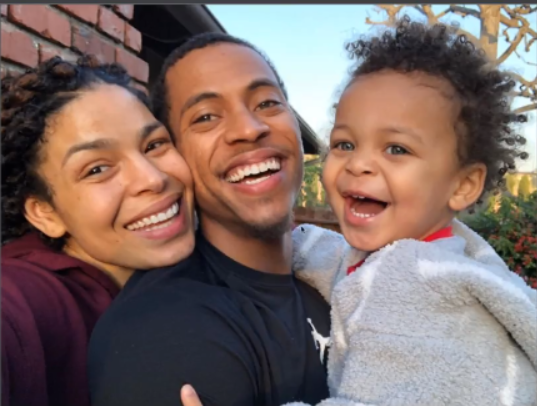
#> input picture images/people.png, 537 x 406 px
$ python face_detection_v2_param_tuning.py
#> lines starting #> are read from the running program, lines starting #| are printed output that depends on the picture; after the words box and inside, x2 and y2 are one past the last pixel; in counts of white or black regions, pixels touching at a corner belong together
# Parameter tuning

import cv2
import matplotlib.pyplot as pt

cascade_classifier = cv2.CascadeClassifier('data/haarcascade_frontalface_alt2.xml')

image = cv2.imread('images/people.png')
#> image is the input picture: shape (406, 537, 3); mean B, G, R 102.3, 107, 126.4
gray_image = cv2.cvtColor(image, cv2.COLOR_BGR2GRAY)
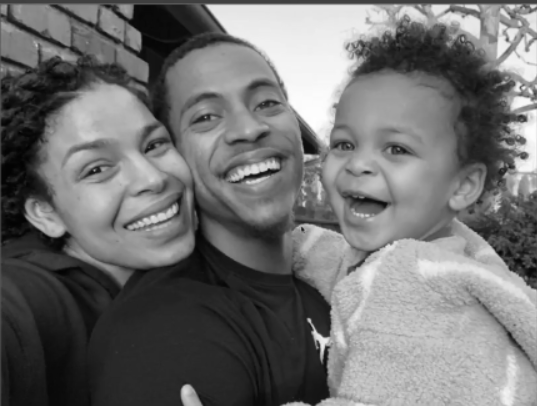
#> gray_image: shape (406, 537); min 2, max 254, mean 112.3

detect_face = cascade_classifier.detectMultiScale(gray_image,1.1, minNeighbors=3, minSize=(20, 20))
#> detect_face = [[299, 89, 142, 142], [155, 42, 168, 168]]

for (x,y,w,h) in detect_face:
    cv2.rectangle(image,(x,y),(x+w,y+h),(0,0,255),2)
#> this loop made 2 passes
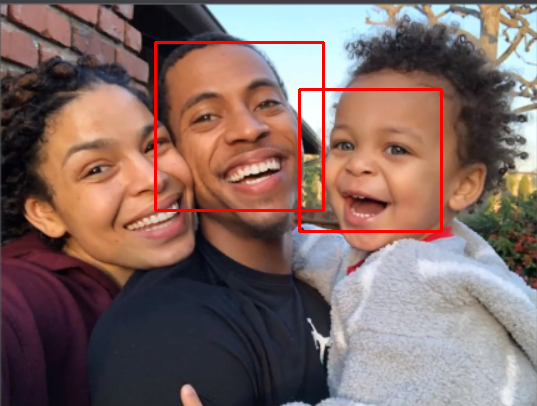
#> image: shape (406, 537, 3); 1.69% of pixels changed, all inside (x1, y1, x2, y2) = (154, 41, 443, 233)

pt.imshow(cv2.cvtColor(image, cv2.COLOR_BGR2RGB))
pt.show()

$ run again, with images/aman.jpeg saved as images/people.png
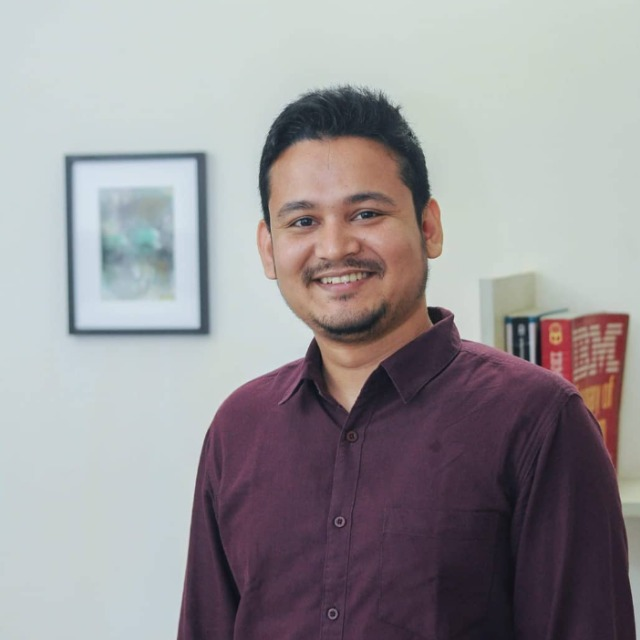
#> input picture images/aman.jpeg, 640 x 640 px
#> image is the input picture: shape (640, 640, 3); mean B, G, R 152.4, 149.4, 152.7
#> `gray_image = cv2.cvtColor(image, cv2.COLOR_BGR2GRAY)`:
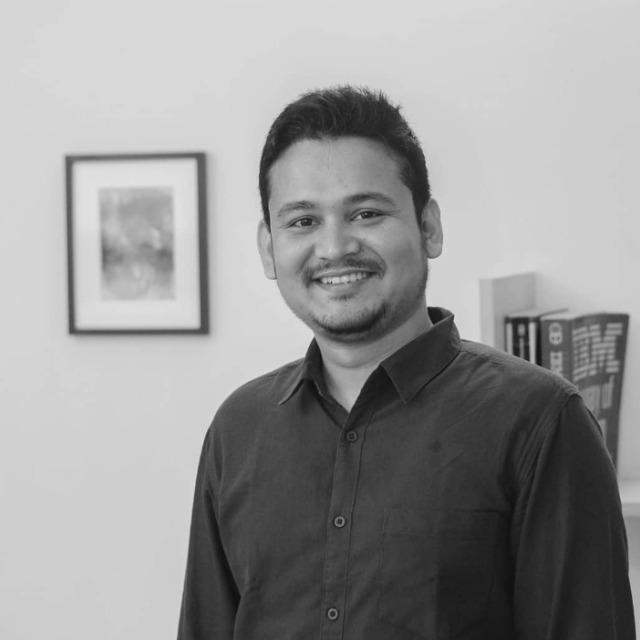
#> gray_image: shape (640, 640); min 14, max 225, mean 150.7
#> detect_face = [[245, 146, 177, 177]]
#> the loop `for (x,y,w,h) in detect_face:` made 1 pass
#> after the loop `for (x,y,w,h) in detect_face:`:
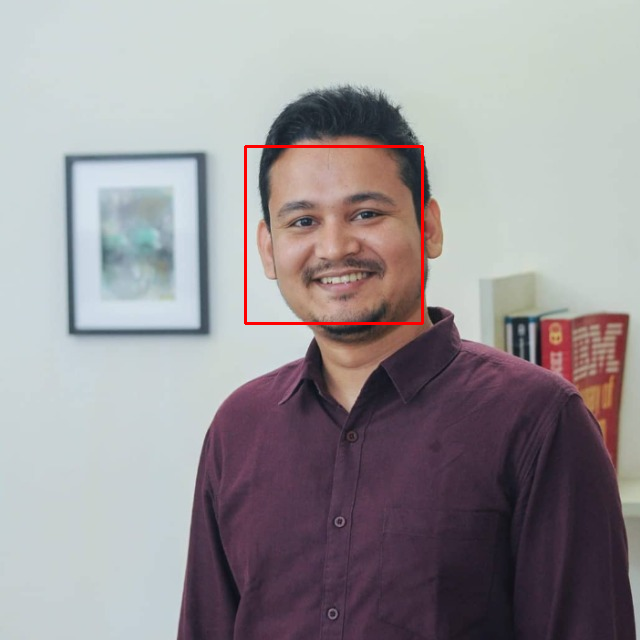
#> image: shape (640, 640, 3); 0.52% of pixels changed, all inside (x1, y1, x2, y2) = (244, 145, 424, 325)
